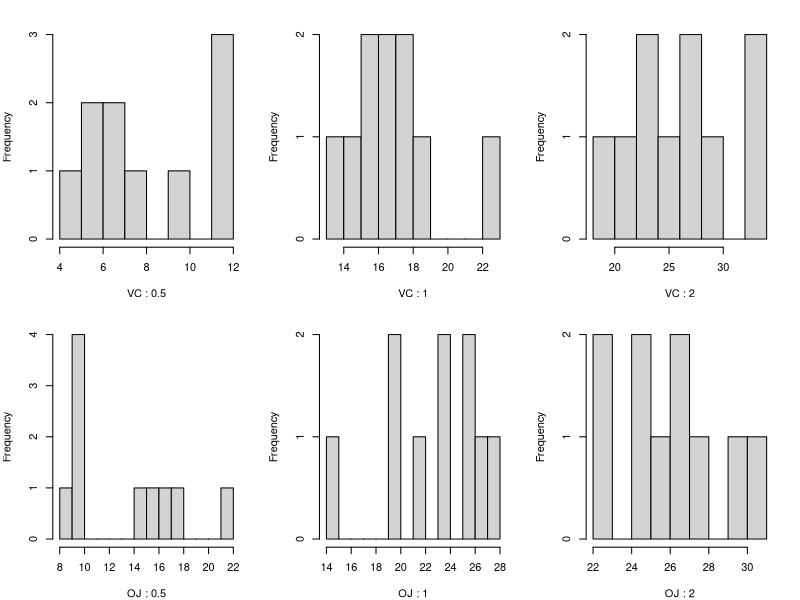
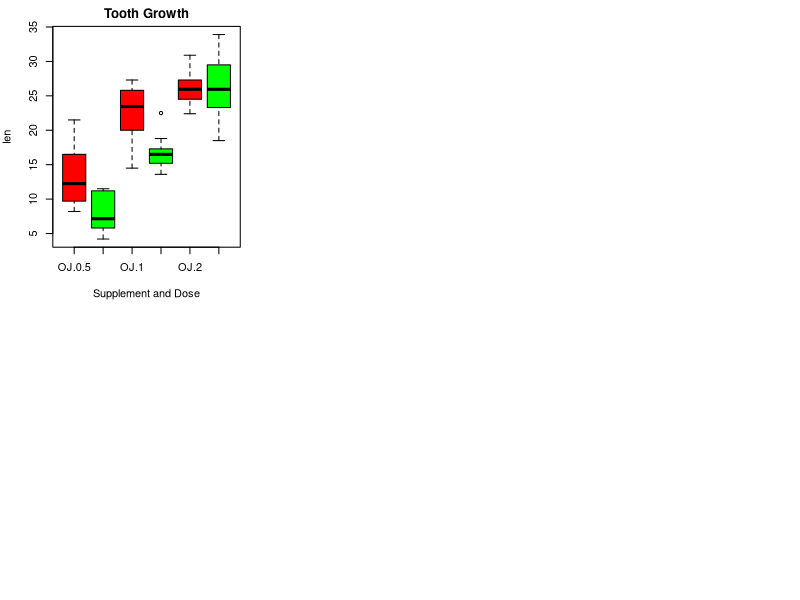

The R script that drew these images, in order:
## ---- chunk 1
suppressWarnings(library(dplyr, quietly=TRUE, warn.conflict=FALSE))
library(scales)
library(datasets)
## ---- chunk 2
data("ToothGrowth")
head(ToothGrowth)
## ---- chunk 3
par(mar=c(4,4,2,2))
par(mfrow=c(2, 3))
for(s in c("VC", "OJ")) for(d in c(0.5, 1.0, 2.0)) hist(ToothGrowth[ToothGrowth$supp == s & ToothGrowth$dose == d, ]$len, xlab = paste(s, ":", d), main = NULL, breaks=10)
## ---- chunk 4
tg_oj <- subset(ToothGrowth, supp == "OJ")
tg_vc <- subset(ToothGrowth, supp == "VC")
tg_vc$difference = tg_vc$len - tg_oj$len
tg_oj$difference = tg_oj$len - tg_vc$len

n <- 10
tg_oj <- summarise(group_by(tg_oj, Supplement = supp, Dose = dose), 
                   MeanToothLength = mean(len), MeanDiff = mean(difference), 
                   SDDiff = sd(difference), N=length(len))
tg_vc <- summarise(group_by(tg_vc, Supplement = supp, Dose = dose), 
                   MeanToothLength = mean(len), MeanDiff = mean(difference), 
                   SDDiff = sd(difference), N=length(len))
tg_oj
tg_vc
## ---- chunk 5
tga <- summarise(group_by(ToothGrowth, Supplement = supp, Dose = dose), 
                Mean = mean(len), N = length(len), SD = sd(len))

tgt <- summarise(group_by(tga, Supplement, Dose, Mean), 
                 Interval = qnorm(0.95)*SD/sqrt(N))
summarise(group_by(tgt, Supplement, Dose, Mean), 
          LowerConf = round(Mean - Interval, 2) , 
          UpperConf = round(Mean + Interval, 2))
## ---- chunk 6
boxplot(len~supp*dose, 
        data=ToothGrowth, 
        notch=FALSE, 
        col=(c("red", "green")), 
        main="Tooth Growth", 
        xlab="Supplement and Dose")
## ---- chunk 7
tg_oj_s <- summarise(group_by(tg_oj, Supplement, Dose, MeanDiff), 
                     Interval = qnorm(0.95)*SDDiff/sqrt(N))
summarise(group_by(tg_oj_s, Supplement, Dose, MeanDiff), 
          LowerConf = round(MeanDiff - Interval, 2) , 
          UpperConf = round(MeanDiff + Interval, 2))
